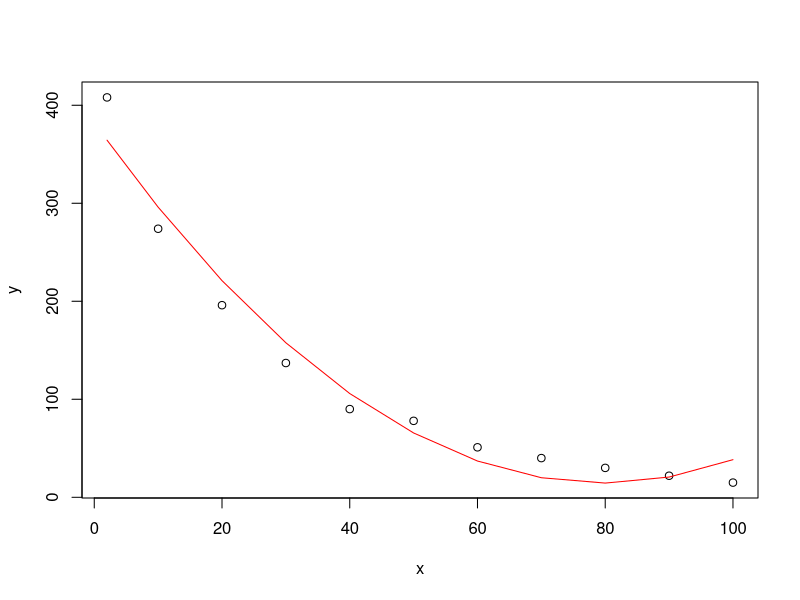
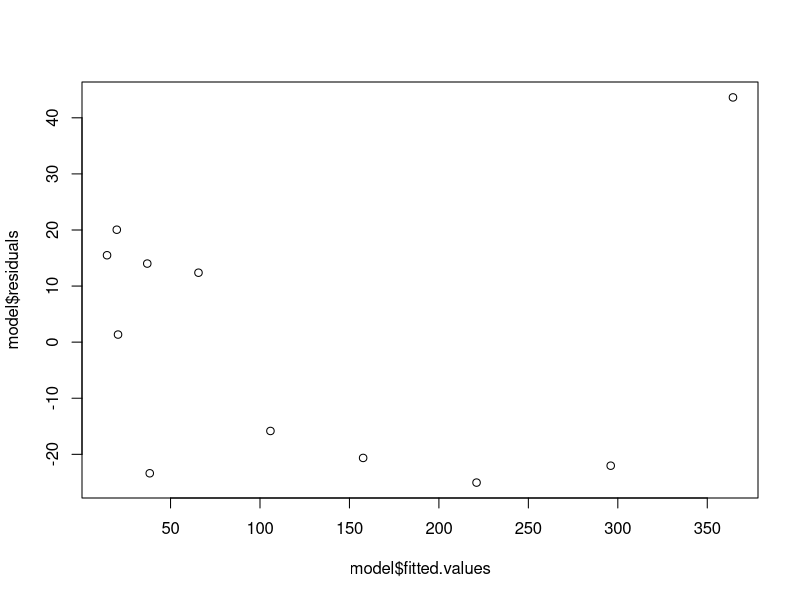
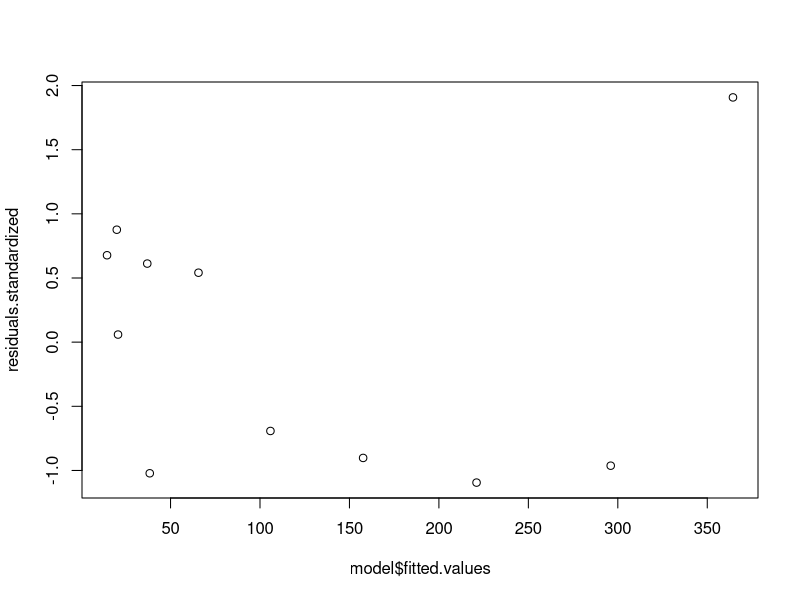
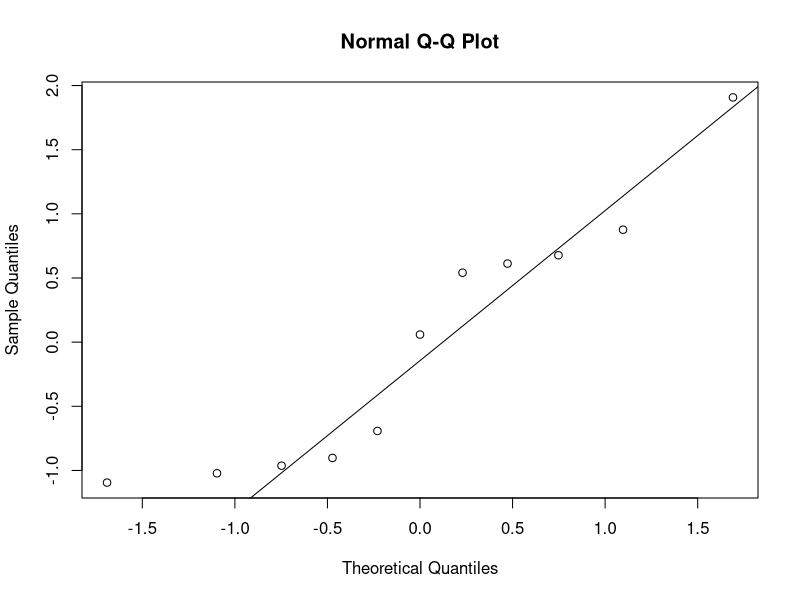
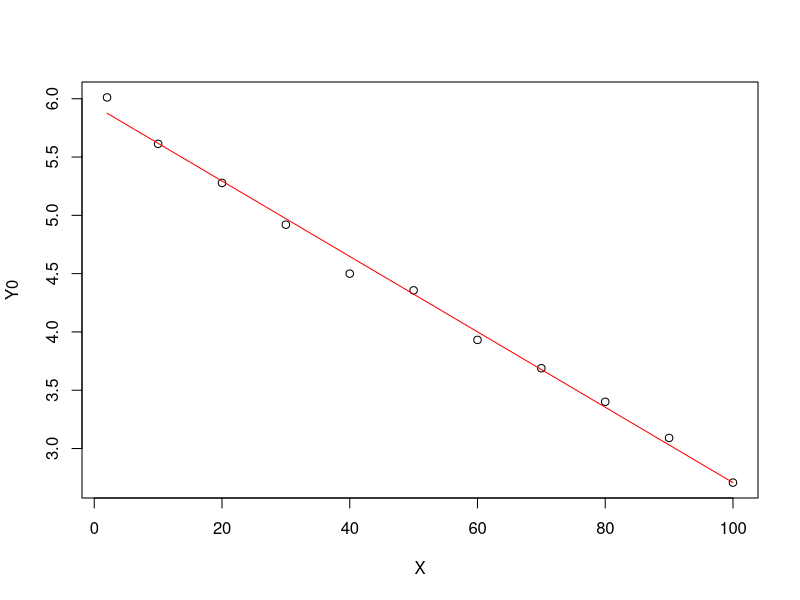
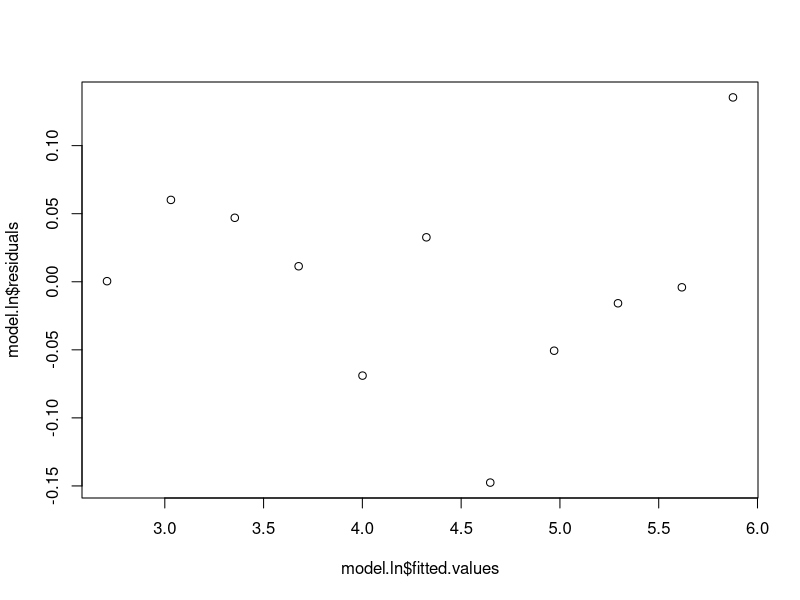
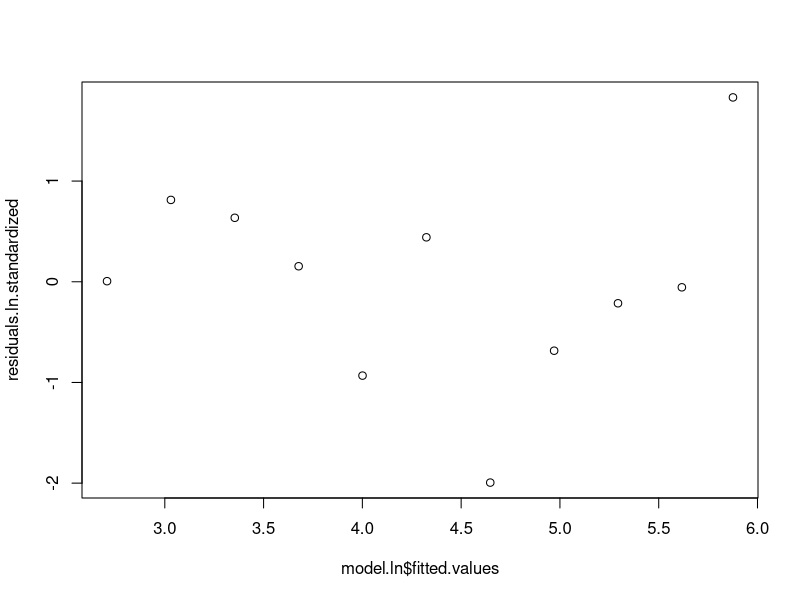
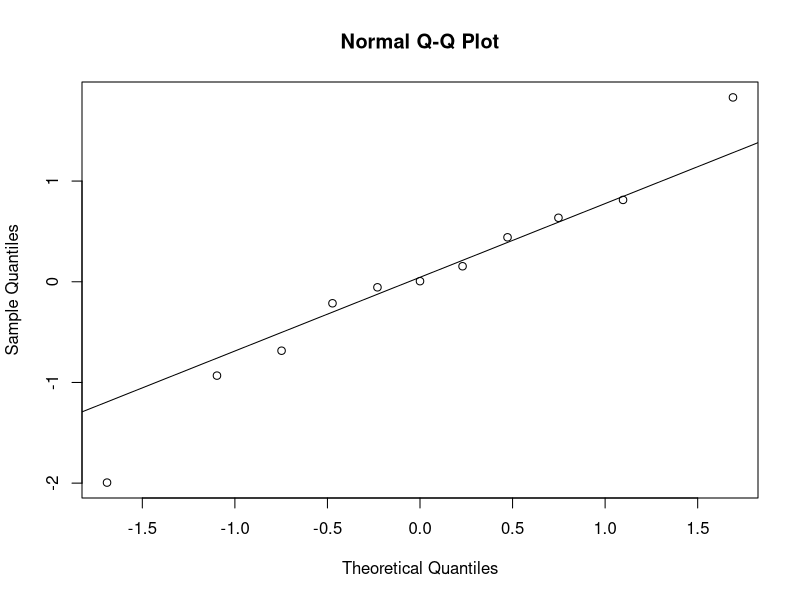

These figures' R source, in order:
# --------------------- a) ---------------------

# učitavanje podataka
A.data <- read.table("zad51r.dat", header = TRUE, sep = " ")
A.data <- data.frame(A.data)

# dijagram raspršenja
plot(A.data)

# --------------------- b) ---------------------

# kvadratični model
X <- A.data$x
Y <- A.data$y
X.squared <- X^2

model <- lm(Y ~ X + X.squared) # Y = beta0 + X * beta1 + X^2 * beta2 + epsilon
summary(model) # Adjusted R-squared == R^2 ?

lines(X, model$fitted.values, col="red") # crtanje modela

# TODO testiranje hipoteze beta2=0 uz dvostranu alternativu

# --------------------- c) ---------------------

# graf reziduala i standardiziranih reziduala
plot(model$fitted.values, model$residuals)
residuals.standardized <- scale(model$residuals)
plot(model$fitted.values, residuals.standardized)

# provjera normalnosti
# grafički: QQ plot
qqnorm(residuals.standardized)
qqline(residuals.standardized)

# TODO Kolmogorov-Smirnov test

# --------------------- d) --------------------- 

# transformacija podataka
Y0 <- log(Y)
plot(X, Y0)
model.ln <- lm(Y0 ~ X) # Y0 = beta0 + X * beta1 + epsilon
lines(X, model.ln$fitted.values, col="red") # crtanje modela

# graf reziduala i standardiziranih reziduala
plot(model.ln$fitted.values, model.ln$residuals)
residuals.ln.standardized <- scale(model.ln$residuals)
plot(model.ln$fitted.values, residuals.ln.standardized)

# provjera normalnosti
# grafički: QQ plot
qqnorm(residuals.ln.standardized)
qqline(residuals.ln.standardized)

# TODO Kolmogorov-Smirnov test

# --------------------- e) ---------------------
# TODO

# --------------------- f) ---------------------
# TODO
